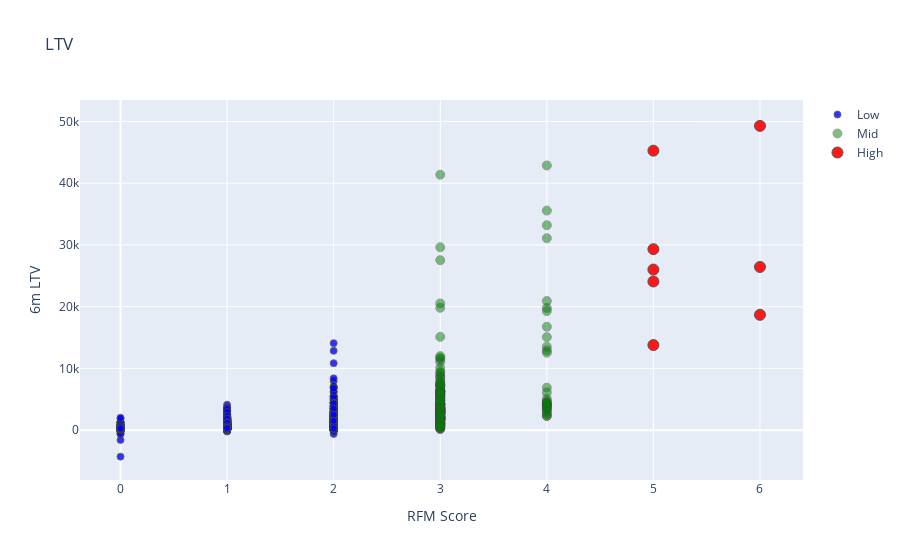

Notebook source saved alongside this figure:
### Code cell
tx_graph = tx_merge.query("m6_Revenue < 50000") #because max values are ending at 50,000 as seen in graph above

plot_data = [
    go.Scatter(
        x=tx_graph.query("Segment == 'Low-Value'")['OverallScore'],
        y=tx_graph.query("Segment == 'Low-Value'")['m6_Revenue'],
        mode='markers',
        name='Low',
        marker= dict(size= 7,
            line= dict(width=1),
            color= 'blue',
            opacity= 0.8
           )
    ),
        go.Scatter(
        x=tx_graph.query("Segment == 'Mid-Value'")['OverallScore'],
        y=tx_graph.query("Segment == 'Mid-Value'")['m6_Revenue'],
        mode='markers',
        name='Mid',
        marker= dict(size= 9,
            line= dict(width=1),
            color= 'green',
            opacity= 0.5
           )
    ),
        go.Scatter(
        x=tx_graph.query("Segment == 'High-Value'")['OverallScore'],
        y=tx_graph.query("Segment == 'High-Value'")['m6_Revenue'],
        mode='markers',
        name='High',
        marker= dict(size= 11,
            line= dict(width=1),
            color= 'red',
            opacity= 0.9
           )
    ),
]

plot_layout = go.Layout(
        yaxis= {'title': "6m LTV"},
        xaxis= {'title': "RFM Score"},
        title='LTV'
    )
fig = go.Figure(data=plot_data, layout=plot_layout)
pyoff.iplot(fig)

### Figure 1 — Plotly figure (JSON) as saved in the notebook; plotly's stock layout.template omitted (floating-point values rounded to 4 significant figures; data arrays with more than 128 entries replaced by an {"elided": "..."} marker saying what was removed)
{"data": [{"marker": {"color": "blue", "line": {"width": 1}, "opacity": 0.8, "size": 7}, "mode": "markers", "name": "Low", "type": "scatter", "x": {"elided": "2938 int values"}, "y": {"elided": "2938 float values"}}, {"marker": {"color": "green", "line": {"width": 1}, "opacity": 0.5, "size": 9}, "mode": "markers", "name": "Mid", "type": "scatter", "x": {"elided": "219 int values"}, "y": {"elided": "219 float values"}}, {"marker": {"color": "red", "line": {"width": 1}, "opacity": 0.9, "size": 11}, "mode": "markers", "name": "High", "type": "scatter", "x": [5, 5, 6, 6, 5, 5, 5, 6], "y": [29310.0, 45270.0, 18680.0, 26430.0, 13780.0, 26010.0, 24080.0, 49290.0]}], "layout": {"title": {"text": "LTV"}, "xaxis": {"title": {"text": "RFM Score"}}, "yaxis": {"title": {"text": "6m LTV"}}}}
